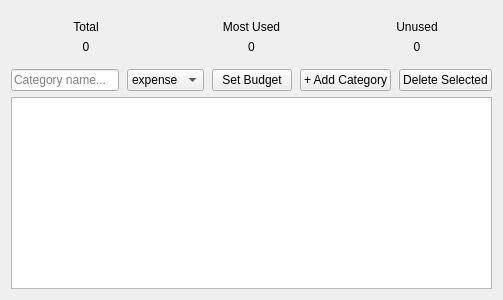
        <widget class="QWidget" name="pageCategories">
         <layout class="QVBoxLayout" name="catLayout">
          <item>
           <layout class="QHBoxLayout" name="catStatsLayout">
            <property name="spacing">
             <number>15</number>
            </property>
            <item>
             <widget class="QFrame" name="totalCatCard">
              <layout class="QVBoxLayout">
               <item>
                <widget class="QLabel" name="totalCatTitle">
                 <property name="text">
                  <string>Total</string>
                 </property>
                 <property name="alignment">
                  <set>Qt::AlignmentFlag::AlignCenter</set>
                 </property>
                </widget>
               </item>
               <item>
                <widget class="QLabel" name="totalCardValue">
                 <property name="text">
                  <string>0</string>
                 </property>
                 <property name="alignment">
                  <set>Qt::AlignmentFlag::AlignCenter</set>
                 </property>
                </widget>
               </item>
              </layout>
             </widget>
            </item>
            <item>
             <widget class="QFrame" name="mostUsedCard">
              <layout class="QVBoxLayout">
               <item>
                <widget class="QLabel" name="mostUsedTitle">
                 <property name="text">
                  <string>Most Used</string>
                 </property>
                 <property name="alignment">
                  <set>Qt::AlignmentFlag::AlignCenter</set>
                 </property>
                </widget>
               </item>
               <item>
                <widget class="QLabel" name="mostUsedCardValue">
                 <property name="text">
                  <string>0</string>
                 </property>
                 <property name="alignment">
                  <set>Qt::AlignmentFlag::AlignCenter</set>
                 </property>
                </widget>
               </item>
              </layout>
             </widget>
            </item>
            <item>
             <widget class="QFrame" name="unusedCard">
              <layout class="QVBoxLayout">
               <item>
                <widget class="QLabel" name="unusedTitle">
                 <property name="text">
                  <string>Unused</string>
                 </property>
                 <property name="alignment">
                  <set>Qt::AlignmentFlag::AlignCenter</set>
                 </property>
                </widget>
               </item>
               <item>
                <widget class="QLabel" name="unusedCardValue">
                 <property name="text">
                  <string>0</string>
                 </property>
                 <property name="alignment">
                  <set>Qt::AlignmentFlag::AlignCenter</set>
                 </property>
                </widget>
               </item>
              </layout>
             </widget>
            </item>
           </layout>
          </item>
          <item>
           <layout class="QHBoxLayout" name="catInputLayout">
            <property name="spacing">
             <number>8</number>
            </property>
            <item>
             <widget class="QLineEdit" name="categoryNameInput">
              <property name="placeholderText">
               <string>Category name...</string>
              </property>
             </widget>
            </item>
            <item>
             <widget class="QComboBox" name="categoryTypeCombo">
              <item>
               <property name="text">
                <string>expense</string>
               </property>
              </item>
              <item>
               <property name="text">
                <string>income</string>
               </property>
              </item>
             </widget>
            </item>
            <item>
             <widget class="QPushButton" name="setBudgetBtn">
              <property name="text">
               <string>Set Budget</string>
              </property>
             </widget>
            </item>
            <item>
             <widget class="QPushButton" name="addCategoryBtn">
              <property name="text">
               <string>+ Add Category</string>
              </property>
             </widget>
            </item>
            <item>
             <widget class="QPushButton" name="deleteCategoryBtn">
              <property name="text">
               <string>Delete Selected</string>
              </property>
             </widget>
            </item>
           </layout>
          </item>
          <item>
           <widget class="QTableWidget" name="categoriesTable"/>
          </item>
         </layout>
        </widget>
